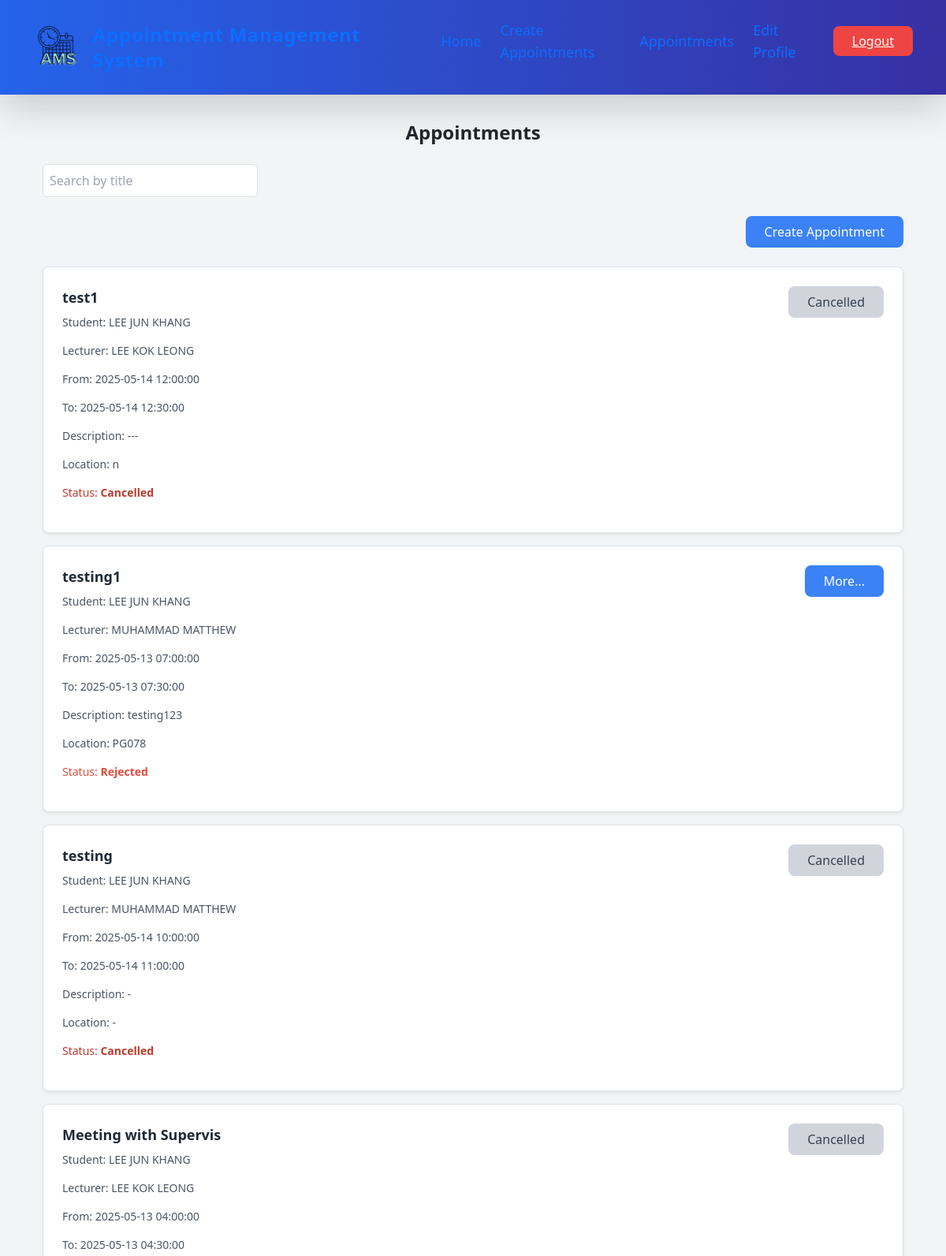
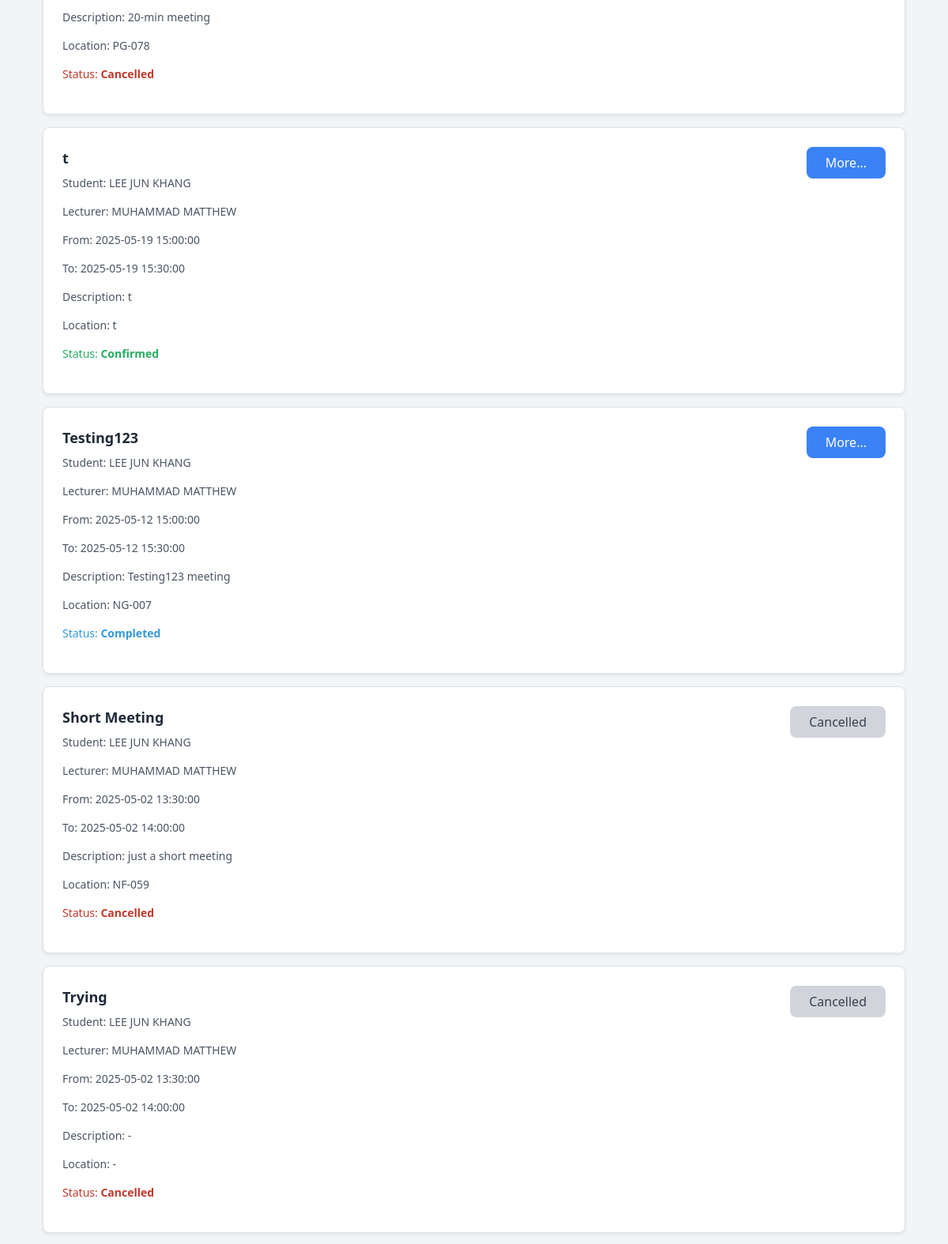
Page /appointment_view.php (signed in, upper part) on the committed database (2 pictures, top to bottom).
### tables this page shows
CREATE TABLE `appointments` (
  `id` bigint(11) NOT NULL,
  `student_id` bigint(11) NOT NULL,
  `lecturer_id` bigint(11) NOT NULL,
  `title` varchar(100) NOT NULL,
  `start_datetime` datetime NOT NULL,
  `end_datetime` datetime NOT NULL,
  `status` enum('Confirmed','Rejected','Cancelled','Completed') DEFAULT 'Confirmed',
  `description` text DEFAULT NULL,
  `location` varchar(50) NOT NULL,
  `created_at` timestamp NOT NULL DEFAULT current_timestamp(),
  `updated_at` timestamp NOT NULL DEFAULT current_timestamp() ON UPDATE current_timestamp()
);

CREATE TABLE `users` (
  `id` bigint(11) NOT NULL,
  `username` varchar(100) NOT NULL,
  `email` varchar(100) NOT NULL,
  `role_id` int(1) NOT NULL,
  `reg_date` datetime NOT NULL,
  `password` varchar(255) NOT NULL,
  `contact_number` varchar(15) NOT NULL
);

### appointment_view.php (the view, shortened to what this page needs)
<?php
include("database.php");
$email = $_SESSION['email'];
$query = mysqli_query($con, "SELECT users.id,
users.username,
users.email,
users.contact_number,
users.role_id,
roles.role_name,
students.faculty
FROM users
INNER JOIN roles ON users.role_id = roles.id
INNER JOIN students ON students.user_id = users.id
WHERE users.email = '$email'");
while ($result = mysqli_fetch_assoc($query)) {
    $res_id = $result['id'];
}
?>
<!DOCTYPE html>
<html lang="en">
<head>
    <link href="https://cdn.jsdelivr.net/npm/tailwindcss@2.2.19/dist/tailwind.min.css" rel="stylesheet">
    <link href="https://cdn.jsdelivr.net/npm/bootstrap@5.3.3/dist/css/bootstrap.min.css" rel="stylesheet"
>
    <link rel="stylesheet" type="text/css"
        href="https://cdnjs.cloudflare.com/ajax/libs/font-awesome/6.6.0/css/all.min.css">
    <link rel="stylesheet" href="https://unicons.iconscout.com/release/v4.0.0/css/line.css">
</head>
<body class="bg-gray-100 font-merriweather">
    <header class="bg-gradient-to-r from-blue-600 to-indigo-800 text-white shadow-lg">
        <nav class="container mx-auto px-6 py-4">
            <div class="flex justify-between items-center">
                <div class="flex items-center space-x-4">
                    <a href="home.php"><img src="assets/images/logo.png" alt="logo"
                            class="w-16 h-auto transition-transform transform hover:scale-110"></a>
                    <a href="home.php"
                        class="text-2xl font-bold tracking-wide hover:text-blue-200 transition-colors">Appointment
                        Management System</a>
                </div>
                <div>
                    <ul class="flex space-x-6 items-center">
                        <li><a href="home.php"
                                class="text-lg font-medium hover:text-blue-200 transition-colors duration-300">Home</a>
                        </li>
                        <li><a href="lecturer_list.php"
                                class="text-lg font-medium hover:text-blue-200 transition-colors duration-300">Create
                                Appointments</a></li>
                        <li><a href="appointment_view.php"
                                class="text-lg font-medium hover:text-blue-200 transition-colors duration-300">Appointments</a>
                        </li>
                        <li><a href="edit_profile.php?id=<?php echo htmlspecialchars($res_id); ?>"
                                class="text-lg font-medium hover:text-blue-200 transition-colors duration-300">Edit
                                Profile</a></li>
                        <li><a href="logout.php"
                                class="bg-red-500 text-white px-4 py-2 rounded-lg hover:bg-red-600 transition-colors duration-300">Logout</a>
                        </li>
                    </ul>
                </div>
            </div>
        </nav>
    </header>
    <main class="container mx-auto px-4 py-8">
        <div class="mb-6">
            <h2 class="text-2xl font-bold text-center mb-4">Appointments</h2>
            <div class="flex justify-between items-center mb-4">
                <div class="relative w-1/4">
                    <input type="text" id="search-title" placeholder="Search by title"
                        class="border p-2 rounded w-full">
                </div>
            </div>
            <div class="flex justify-end">
                <a href="lecturer_list.php"
                    class="bg-blue-500 text-white no-underline px-4 py-2 rounded-lg hover:bg-blue-600 transition-colors">
                    Create Appointment
                </a>
            </div>
        </div>
        <div class="space-y-4" id="appointment-list">
            <?php
            $sel_query = "SELECT appointments.*,
                u1.username AS student_name,
                u1.email AS student_email,
                u2.username AS lecturer_name,
                u2.email AS lecturer_email
            FROM appointments
            JOIN users u1 ON appointments.student_id = u1.id
            JOIN lecturers l ON appointments.lecturer_id = l.id
            JOIN users u2 ON l.user_id = u2.id
            WHERE appointments.student_id = ?
            ORDER BY appointments.id DESC";
            $stmt = $con->prepare($sel_query);
            $stmt->bind_param('i', $res_id);
            $stmt->execute();
            $result = $stmt->get_result();
            if ($result->num_rows === 0) {
                echo "<p class='text-center text-gray-500'>No appointments found.</p>";
            } else {
                while ($row = mysqli_fetch_assoc($result)) {
                    $statusText = $row['status'] ?: 'Pending';
                    $statusClass = '';
                    switch ($statusText) {
                        case 'Confirmed':
                            $statusClass = 'status-confirmed';
                            break;
                        case 'Cancelled':
                            $statusClass = 'status-cancelled';
                            break;
                        case 'Rejected':
                            $statusClass = 'status-rejected';
                            break;
                        case 'Completed':
                            $statusClass = 'status-completed';
                            break;
                    }
            ?>
                    <div class="bg-white border border-gray-200 rounded-lg p-4 shadow-sm">
                        <div class="flex justify-between items-start">
                            <div>
                                <h3 class="text-lg font-semibold text-gray-800"><?php echo htmlspecialchars($row['title']); ?>
                                </h3>
                                <p class="text-sm text-gray-600"><span class="font-medium">Student:</span>
                                    <?php echo htmlspecialchars($row['student_name']); ?></p>
                                <p class="text-sm text-gray-600"><span class="font-medium">Lecturer:</span>
                                    <?php echo htmlspecialchars($row['lecturer_name']); ?></p>
                                <p class="text-sm text-gray-600"><span class="font-medium">From:</span>
                                    <?php echo htmlspecialchars($row['start_datetime']); ?></p>
                                <p class="text-sm text-gray-600"><span class="font-medium">To:</span>
                                    <?php echo htmlspecialchars($row['end_datetime']); ?></p>
                                <p class="text-sm text-gray-600"><span class="font-medium">Description:</span>
                                    <?php echo htmlspecialchars($row['description']); ?></p>
                                <p class="text-sm text-gray-600"><span class="font-medium">Location:</span>
                                    <?php echo htmlspecialchars($row['location']); ?></p>
                                <p class="text-sm <?php echo $statusClass; ?>"><span class="font-medium">Status:</span>
                                    <?php echo htmlspecialchars($statusText); ?></p>
                            </div>
                            <div>
                                <?php if ($statusText !== 'Cancelled'): ?>
                                    <button type="button"
                                        class="bg-blue-500 text-white px-4 py-2 rounded-lg hover:bg-blue-600 transition-colors"
                                        data-bs-toggle="modal" data-bs-target="#updateModal"
                                        data-id="<?php echo $row['id']; ?>">More...</button>
                                <?php else: ?>
                                    <button type="button" class="bg-gray-300 text-gray-700 px-4 py-2 rounded-lg cursor-not-allowed"
                                        disabled>Cancelled</button>
                                <?php endif; ?>
                            </div>
                        </div>
                    </div>
            <?php
                }
            }
            ?>
        </div>
    </main>
    <?php include("footer.php"); ?>
</body>
</html>

### appointment_view.php (style rules this page uses)
html, body { height: 100%; margin: 0; display: flex; flex-direction: column; }
main { flex: 1; }
header nav a:not(.bg-red-500), footer ul a { text-decoration: none !important; }
.status-confirmed { color: #27ae60; font-weight: bold; }
.status-cancelled { color: #c0392b; font-weight: bold; }
.status-rejected { color: #e74c3c; font-weight: bold; }
.status-completed { color: #3498db; font-weight: bold; }

### rows in the picture
appointments: title "test1", student.username "LEE JUN KHANG", users.username "LEE KOK LEONG", start_datetime "2025-05-14 12:00:00", end_datetime "2025-05-14 12:30:00", description "---", location "n", status "Cancelled"
appointments: title "testing1", student.username "LEE JUN KHANG", users.username "MUHAMMAD MATTHEW", start_datetime "2025-05-13 07:00:00", end_datetime "2025-05-13 07:30:00", description "testing123", location "PG078", status "Rejected"
appointments: title "testing", student.username "LEE JUN KHANG", users.username "MUHAMMAD MATTHEW", start_datetime "2025-05-14 10:00:00", end_datetime "2025-05-14 11:00:00", description "-", location "-", status "Cancelled"
appointments: title "Meeting with Supervis", student.username "LEE JUN KHANG", users.username "LEE KOK LEONG", start_datetime "2025-05-13 04:00:00", end_datetime "2025-05-13 04:30:00", description "20-min meeting", location "PG-078", status "Cancelled"
appointments: title "t", student.username "LEE JUN KHANG", users.username "MUHAMMAD MATTHEW", start_datetime "2025-05-19 15:00:00", end_datetime "2025-05-19 15:30:00", description "t", location "t", status "Confirmed"
appointments: title "Testing123", student.username "LEE JUN KHANG", users.username "MUHAMMAD MATTHEW", start_datetime "2025-05-12 15:00:00", end_datetime "2025-05-12 15:30:00", description "Testing123 meeting", location "NG-007", status "Completed"
appointments: title "Short Meeting", student.username "LEE JUN KHANG", users.username "MUHAMMAD MATTHEW", start_datetime "2025-05-02 13:30:00", end_datetime "2025-05-02 14:00:00", description "just a short meeting", location "NF-059", status "Cancelled"
appointments: title "Trying", student.username "LEE JUN KHANG", users.username "MUHAMMAD MATTHEW", start_datetime "2025-05-02 13:30:00", end_datetime "2025-05-02 14:00:00", description "-", location "-", status "Cancelled"
